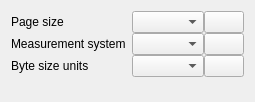
     <widget class="QWidget" name="m_tabOther">
      <attribute name="title">
       <string>Other</string>
      </attribute>
      <layout class="QFormLayout" name="formLayout_5">
    <property name="verticalSpacing">
      <number>0</number>
    </property>
       <item row="0" column="0">
        <widget class="QLabel" name="m_labelPageSize">
         <property name="toolTip">
          <string/>
         </property>
         <property name="whatsThis">
          <string/>
         </property>
         <property name="text">
          <string>Page size</string>
         </property>
         <property name="buddy">
          <cstring>m_comboPageSize</cstring>
         </property>
        </widget>
       </item>
       <item row="0" column="1">
        <layout class="QHBoxLayout" name="horizontalLayout_31">
         <item>
          <widget class="KComboBox" name="m_comboPageSize">
           <property name="sizePolicy">
            <sizepolicy hsizetype="Expanding" vsizetype="Fixed">
             <horstretch>0</horstretch>
             <verstretch>0</verstretch>
            </sizepolicy>
           </property>
           <property name="toolTip">
            <string/>
           </property>
           <property name="whatsThis">
            <string/>
           </property>
          </widget>
         </item>
         <item>
          <widget class="KPushButton" name="m_buttonDefaultPageSize"/>
         </item>
        </layout>
       </item>
       <item row="1" column="0">
        <widget class="QLabel" name="m_labelMeasureSystem">
         <property name="toolTip">
          <string/>
         </property>
         <property name="whatsThis">
          <string/>
         </property>
         <property name="text">
          <string>Measurement system</string>
         </property>
         <property name="buddy">
          <cstring>m_comboMeasureSystem</cstring>
         </property>
        </widget>
       </item>
       <item row="1" column="1">
        <layout class="QHBoxLayout" name="horizontalLayout_32">
         <item>
          <widget class="KComboBox" name="m_comboMeasureSystem">
           <property name="sizePolicy">
            <sizepolicy hsizetype="Expanding" vsizetype="Fixed">
             <horstretch>0</horstretch>
             <verstretch>0</verstretch>
            </sizepolicy>
           </property>
           <property name="toolTip">
            <string/>
           </property>
           <property name="whatsThis">
            <string/>
           </property>
          </widget>
         </item>
         <item>
          <widget class="KPushButton" name="m_buttonDefaultMeasureSystem"/>
         </item>
        </layout>
       </item>
       <item row="3" column="1">
        <layout class="QHBoxLayout" name="horizontalLayout_36">
         <item>
          <widget class="KComboBox" name="m_comboBinaryUnitDialect">
           <property name="sizePolicy">
            <sizepolicy hsizetype="Expanding" vsizetype="Fixed">
             <horstretch>0</horstretch>
             <verstretch>0</verstretch>
            </sizepolicy>
           </property>
           <property name="toolTip">
            <string/>
           </property>
           <property name="whatsThis">
            <string/>
           </property>
          </widget>
         </item>
         <item>
          <widget class="KPushButton" name="m_buttonDefaultBinaryUnitDialect"/>
         </item>
        </layout>
       </item>
       <item row="3" column="0">
        <widget class="QLabel" name="m_labelBinaryUnitDialect">
         <property name="text">
          <string>Byte size units</string>
         </property>
         <property name="buddy">
          <cstring>m_comboBinaryUnitDialect</cstring>
         </property>
        </widget>
       </item>
       <item row="4" column="1">
        <widget class="QLabel" name="m_labelBinaryUnitSample">
         <property name="text">
          <string/>
         </property>
        </widget>
       </item>
      </layout>
     </widget>
